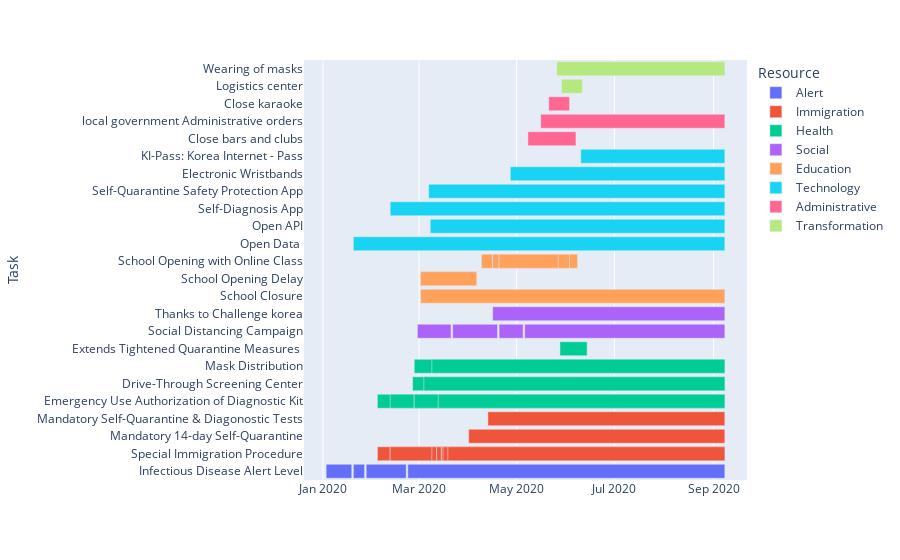
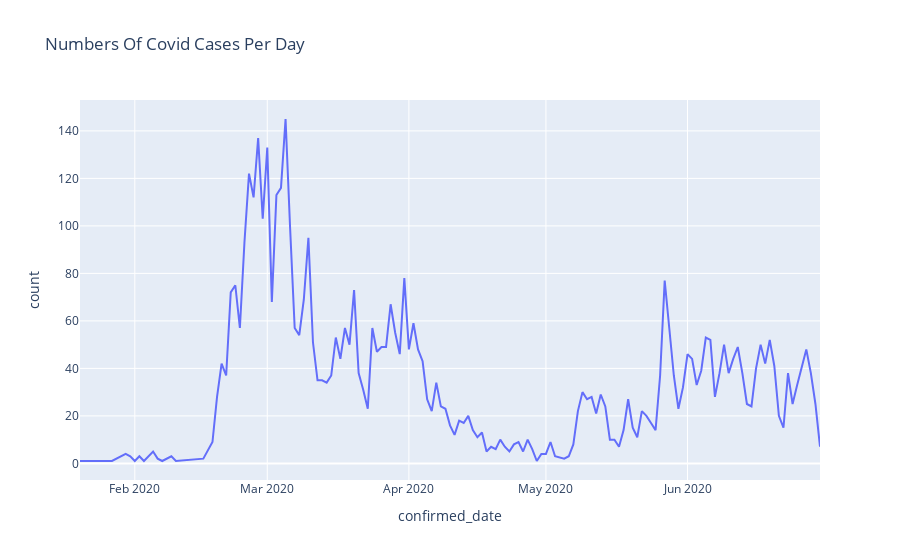

The notebook cell these images were saved under, in order:
### Markdown cell above
# 1.3) Policy

### Code cell
from datetime import datetime
import plotly.figure_factory as ff

policyData = pd.read_csv('covid/policy.csv')
policyDataCopy = policyData.copy()
policyDataCopy['end_date'] = policyDataCopy['end_date'].fillna(datetime.now().strftime('%Y-%m-%d'))
# display(policyDataCopy.head())

df = []

for index, row in policyDataCopy.iterrows():
    df.append(dict(Task=row['gov_policy'], Start=row['start_date'], Finish=row['end_date'], Resource=row['type']))

fig = px.timeline(df, x_start="Start", x_end="Finish", y="Task", color="Resource")
fig.show()

patientData = pd.read_csv('covid/patientinfo.csv')
groupPatientData = patientData.groupby('confirmed_date').size().reset_index()
groupPatientData.columns = ['confirmed_date', 'count']

fig = px.line(groupPatientData, x="confirmed_date", y="count", title='Numbers Of Covid Cases Per Day')
fig.show()

### Figure 1 — Plotly figure (JSON) as saved in the notebook; plotly's stock layout.template omitted (floating-point values rounded to 4 significant figures)
{"data": [{"alignmentgroup": "True", "base": ["2020-01-03", "2020-01-20", "2020-01-28", "2020-02-23"], "hovertemplate": "Resource=Alert<br>Start=%{base}<br>Finish=%{x}<br>Task=%{y}<extra></extra>", "legendgroup": "Alert", "marker": {"color": "#636efa"}, "name": "Alert", "offsetgroup": "Alert", "orientation": "h", "showlegend": true, "textposition": "auto", "type": "bar", "x": [1382400000, 604800000, 2160000000, 17107200000], "xaxis": "x", "y": ["Infectious Disease Alert Level", "Infectious Disease Alert Level", "Infectious Disease Alert Level", "Infectious Disease Alert Level"], "yaxis": "y"}, {"alignmentgroup": "True", "base": ["2020-02-04", "2020-02-12", "2020-02-12", "2020-03-09", "2020-03-12", "2020-03-12", "2020-03-15", "2020-03-15", "2020-03-15", "2020-03-15", "2020-03-15", "2020-03-16", "2020-03-19", "2020-04-01", "2020-04-13"], "hovertemplate": "Resource=Immigration<br>Start=%{base}<br>Finish=%{x}<br>Task=%{y}<extra></extra>", "legendgroup": "Immigration", "marker": {"color": "#EF553B"}, "name": "Immigration", "offsetgroup": "Immigration", "orientation": "h", "showlegend": true, "textposition": "auto", "type": "bar", "x": [18748800000, 18057600000, 18057600000, 15811200000, 15552000000, 15552000000, 15292800000, 15292800000, 15292800000, 15292800000, 15292800000, 15206400000, 14947200000, 13824000000, 12787200000], "xaxis": "x", "y": ["Special Immigration Procedure", "Special Immigration Procedure", "Special Immigration Procedure", "Special Immigration Procedure", "Special Immigration Procedure", "Special Immigration Procedure", "Special Immigration Procedure", "Special Immigration Procedure", "Special Immigration Procedure", "Special Immigration Procedure", "Special Immigration Procedure", "Special Immigration Procedure", "Special Immigration Procedure", "Mandatory 14-day Self-Quarantine", "Mandatory Self-Quarantine & Diagonostic Tests"], "yaxis": "y"}, {"alignmentgroup": "True", "base": ["2020-02-04", "2020-02-12", "2020-02-27", "2020-02-27", "2020-03-13", "2020-02-26", "2020-03-04", "2020-02-27", "2020-03-09", "2020-05-28"], "hovertemplate": "Resource=Health<br>Start=%{base}<br>Finish=%{x}<br>Task=%{y}<extra></extra>", "legendgroup": "Health", "marker": {"color": "#00cc96"}, "name": "Health", "offsetgroup": "Health", "orientation": "h", "showlegend": true, "textposition": "auto", "type": "bar", "x": [18748800000, 18057600000, 16761600000, 16761600000, 15465600000, 16848000000, 16243200000, 16761600000, 15811200000, 1468800000], "xaxis": "x", "y": ["Emergency Use Authorization of Diagnostic Kit", "Emergency Use Authorization of Diagnostic Kit", "Emergency Use Authorization of Diagnostic Kit", "Emergency Use Authorization of Diagnostic Kit", "Emergency Use Authorization of Diagnostic Kit", "Drive-Through Screening Center", "Drive-Through Screening Center", "Mask Distribution", "Mask Distribution", "Extends Tightened Quarantine Measures "], "yaxis": "y"}, {"alignmentgroup": "True", "base": ["2020-02-29", "2020-03-22", "2020-04-20", "2020-05-06", "2020-04-16"], "hovertemplate": "Resource=Social<br>Start=%{base}<br>Finish=%{x}<br>Task=%{y}<extra></extra>", "legendgroup": "Social", "marker": {"color": "#ab63fa"}, "name": "Social", "offsetgroup": "Social", "orientation": "h", "showlegend": true, "textposition": "auto", "type": "bar", "x": [1814400000, 2419200000, 1296000000, 10800000000, 12528000000], "xaxis": "x", "y": ["Social Distancing Campaign", "Social Distancing Campaign", "Social Distancing Campaign", "Social Distancing Campaign", "Thanks to Challenge korea"], "yaxis": "y"}, {"alignmentgroup": "True", "base": ["2020-03-02", "2020-03-02", "2020-03-02", "2020-03-02", "2020-03-02", "2020-04-09", "2020-04-16", "2020-04-16", "2020-04-09", "2020-04-16", "2020-04-16", "2020-04-16", "2020-04-16", "2020-04-20", "2020-04-20"], "hovertemplate": "Resource=Education<br>Start=%{base}<br>Finish=%{x}<br>Task=%{y}<extra></extra>", "legendgroup": "Education", "marker": {"color": "#FFA15A"}, "name": "Education", "offsetgroup": "Education", "orientation": "h", "showlegend": true, "textposition": "auto", "type": "bar", "x": [16416000000, 3024000000, 3024000000, 3024000000, 3024000000, 3542400000, 3542400000, 4147200000, 4147200000, 4147200000, 4579200000, 4579200000, 4147200000, 3801600000, 3196800000], "xaxis": "x", "y": ["School Closure", "School Opening Delay", "School Opening Delay", "School Opening Delay", "School Opening Delay", "School Opening with Online Class", "School Opening with Online Class", "School Opening with Online Class", "School Opening with Online Class", "School Opening with Online Class", "School Opening with Online Class", "School Opening with Online Class", "School Opening with Online Class", "School Opening with Online Class", "School Opening with Online Class"], "yaxis": "y"}, {"alignmentgroup": "True", "base": ["2020-01-20", "2020-03-08", "2020-02-12", "2020-03-07", "2020-04-27", "2020-06-10"], "hovertemplate": "Resource=Technology<br>Start=%{base}<br>Finish=%{x}<br>Task=%{y}<extra></extra>", "legendgroup": "Technology", "marker": {"color": "#19d3f3"}, "name": "Technology", "offsetgroup": "Technology", "orientation": "h", "showlegend": true, "textposition": "auto", "type": "bar", "x": [20044800000, 15897600000, 18057600000, 15984000000, 11577600000, 7776000000], "xaxis": "x", "y": ["Open Data ", "Open API", "Self-Diagnosis App", "Self-Quarantine Safety Protection App", "Electronic Wristbands", "KI-Pass: Korea Internet - Pass"], "yaxis": "y"}, {"alignmentgroup": "True", "base": ["2020-05-08", "2020-05-16", "2020-05-21"], "hovertemplate": "Resource=Administrative<br>Start=%{base}<br>Finish=%{x}<br>Task=%{y}<extra></extra>", "legendgroup": "Administrative", "marker": {"color": "#FF6692"}, "name": "Administrative", "offsetgroup": "Administrative", "orientation": "h", "showlegend": true, "textposition": "auto", "type": "bar", "x": [2592000000, 9936000000, 1123200000], "xaxis": "x", "y": ["Close bars and clubs", "local government Administrative orders", "Close karaoke"], "yaxis": "y"}, {"alignmentgroup": "True", "base": ["2020-05-29", "2020-05-27", "2020-05-26"], "hovertemplate": "Resource=Transformation<br>Start=%{base}<br>Finish=%{x}<br>Task=%{y}<extra></extra>", "legendgroup": "Transformation", "marker": {"color": "#B6E880"}, "name": "Transformation", "offsetgroup": "Transformation", "orientation": "h", "showlegend": true, "textposition": "auto", "type": "bar", "x": [1123200000, 8985600000, 9072000000], "xaxis": "x", "y": ["Logistics center", "Wearing of masks", "Wearing of masks"], "yaxis": "y"}], "layout": {"barmode": "overlay", "legend": {"title": {"text": "Resource"}, "tracegroupgap": 0}, "margin": {"t": 60}, "xaxis": {"anchor": "y", "domain": [0, 1], "type": "date"}, "yaxis": {"anchor": "x", "domain": [0, 1], "title": {"text": "Task"}}}}

### Figure 2 — Plotly figure (JSON) as saved in the notebook; plotly's stock layout.template omitted (floating-point values rounded to 4 significant figures; data arrays with more than 128 entries replaced by an {"elided": "..."} marker saying what was removed)
{"data": [{"hovertemplate": "confirmed_date=%{x}<br>count=%{y}<extra></extra>", "legendgroup": "", "line": {"color": "#636efa", "dash": "solid"}, "mode": "lines", "name": "", "orientation": "v", "showlegend": false, "type": "scatter", "x": {"elided": "148 str values"}, "xaxis": "x", "y": {"elided": "148 int values"}, "yaxis": "y"}], "layout": {"legend": {"tracegroupgap": 0}, "title": {"text": "Numbers Of Covid Cases Per Day"}, "xaxis": {"anchor": "y", "domain": [0, 1], "title": {"text": "confirmed_date"}}, "yaxis": {"anchor": "x", "domain": [0, 1], "title": {"text": "count"}}}}
